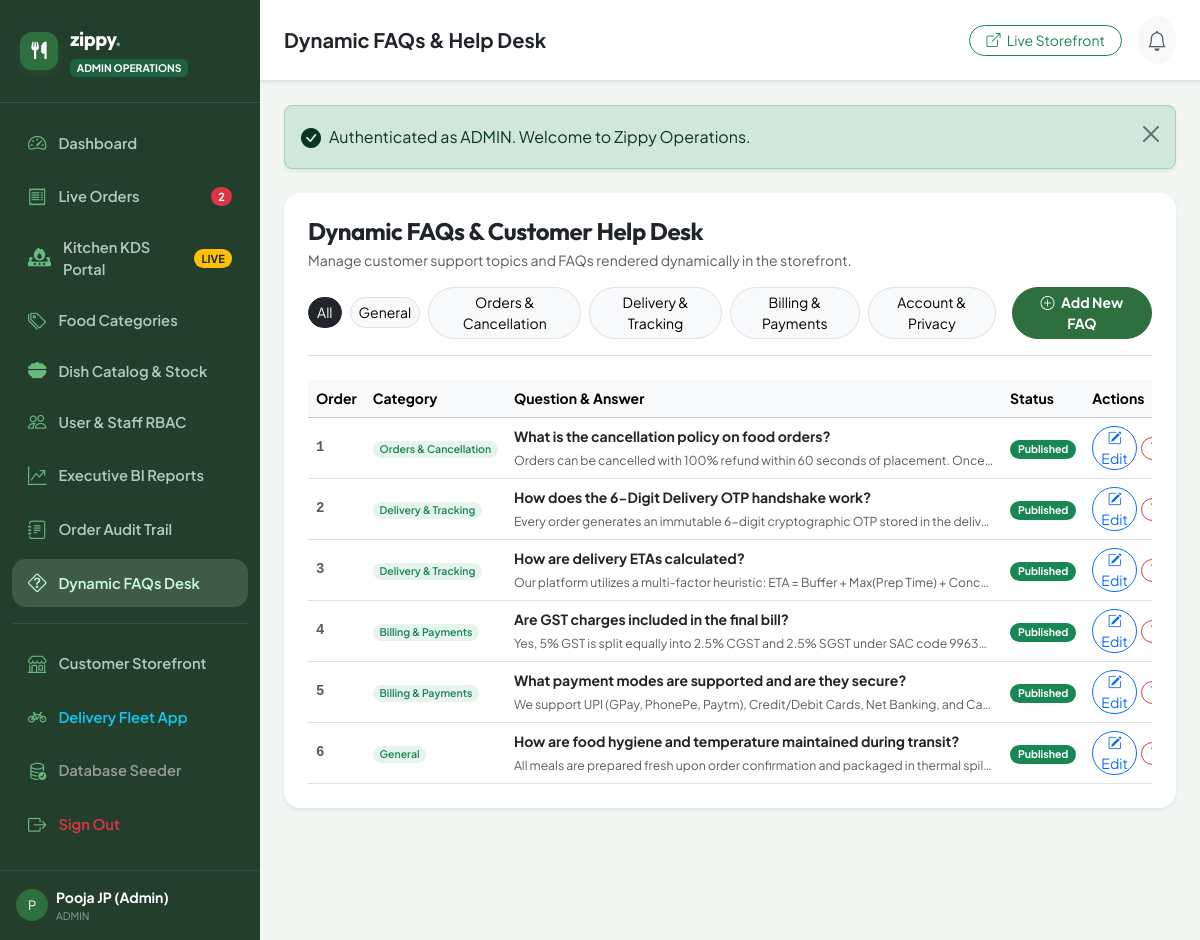
/admin/faqs.php (signed in), run on the app's committed database.
### tables this page shows
CREATE TABLE `faqs` (
    `faq_id` INT AUTO_INCREMENT PRIMARY KEY,
    `question` VARCHAR(255) NOT NULL,
    `answer` TEXT NOT NULL,
    `category` VARCHAR(50) NOT NULL DEFAULT 'General',
    `display_order` INT NOT NULL DEFAULT 0,
    `is_active` TINYINT(1) NOT NULL DEFAULT 1,
    `created_at` TIMESTAMP NOT NULL DEFAULT CURRENT_TIMESTAMP
);

### includes/functions.php (called while the page is built, shortened)
<?php
require_once __DIR__ . '/../config/config.php';
function db_query(string $sql, array $params = []): ?PDOStatement {
    $pdo = getDBConnection();
    try {
        $stmt = $pdo->prepare($sql);
        $stmt->execute($params);
        return $stmt;
    } catch (PDOException $e) {
        error_log("Database Query Error: " . $e->getMessage() . " | SQL: " . $sql);
        return null;
    }
}
function db_fetch_all(string $sql, array $params = []): array {
    $stmt = db_query($sql, $params);
    return $stmt ? $stmt->fetchAll() : [];
}

### admin/faqs.php (the view, shortened to what this page needs)
<?php
require_once __DIR__ . '/../config/config.php';
require_once __DIR__ . '/../includes/functions.php';
require_once __DIR__ . '/includes/header.php';
$categoryFilter = clean_input($_GET['category'] ?? '');
$where = "1=1";
$params = [];
$faqs = [];
try {
    $faqs = db_fetch_all("
        SELECT * FROM `faqs`
        WHERE $where
        ORDER BY `display_order` ASC, `faq_id` ASC
    ", $params);
} catch (Exception $e) {
    $faqs = [];
}
$categories = ['General', 'Orders & Cancellation', 'Delivery & Tracking', 'Billing & Payments', 'Account & Privacy'];
?>
<div class="card border-0 rounded-4 shadow-sm p-4 bg-white mb-4">
  <div class="d-flex flex-wrap align-items-center justify-content-between gap-3 border-bottom pb-3 mb-4">
    <div>
      <h4 class="fw-bold font-outfit mb-1 text-dark">Dynamic FAQs & Customer Help Desk</h4>
      <p class="text-muted small mb-0">Manage customer support topics and FAQs rendered dynamically in the storefront.</p>
    </div>
    <div class="d-flex align-items-center gap-2">
      <a href="<?= ADMIN_URL ?>/faqs.php" class="btn btn-sm rounded-pill <?= empty($categoryFilter) ? 'btn-dark' : 'btn-light border' ?>">All</a>
      <?php foreach ($categories as $cat): ?>
        <a href="<?= ADMIN_URL ?>/faqs.php?category=<?= urlencode($cat) ?>" class="btn btn-sm rounded-pill <?= ($categoryFilter === $cat) ? 'btn-success' : 'btn-light border' ?>">
          <?= e($cat) ?>
        </a>
      <?php endforeach; ?>
      <button type="button" class="btn btn-success btn-sm rounded-pill px-3 fw-bold ms-2" data-bs-toggle="modal" data-bs-target="#addFaqModal" style="background:#2E6F40; border-color:#2E6F40;">
        <i class="bi bi-plus-circle me-1"></i> Add New FAQ
      </button>
    </div>
  </div>
  <div class="table-responsive">
    <table class="table table-hover align-middle small mb-0">
      <thead class="table-light">
        <tr>
          <th style="width: 60px;">Order</th>
          <th style="width: 140px;">Category</th>
          <th>Question & Answer</th>
          <th style="width: 110px;">Status</th>
          <th style="width: 140px;">Actions</th>
        </tr>
      </thead>
      <tbody>
        <?php if (empty($faqs)): ?>
          <tr>
            <td colspan="5" class="text-center py-4 text-muted">
              No FAQ records found. Click <strong>Add New FAQ</strong> to create one.
            </td>
          </tr>
        <?php else: ?>
          <?php foreach ($faqs as $faq): ?>
            <tr>
              <td class="fw-bold font-monospace text-muted"><?= (int)$faq['display_order'] ?></td>
              <td>
                <span class="badge bg-success bg-opacity-10 text-success rounded-pill fw-semibold">
                  <?= e($faq['category']) ?>
                </span>
              </td>
              <td>
                <div class="fw-bold text-dark mb-1"><?= e($faq['question']) ?></div>
                <div class="text-muted small text-truncate" style="max-width: 480px;"><?= strip_tags($faq['answer']) ?></div>
              </td>
              <td>
                <form method="POST" action="<?= ADMIN_URL ?>/faqs.php" class="m-0">
                  <button type="submit" class="btn btn-sm badge <?= $faq['is_active'] ? 'bg-success' : 'bg-secondary' ?> rounded-pill border-0 px-2 py-1 cursor-pointer">
                    <?= $faq['is_active'] ? 'Published' : 'Draft' ?>
                  </button>
                </form>
              </td>
              <td>
                <div class="d-flex align-items-center gap-1">
                  <button type="button" class="btn btn-sm btn-outline-primary rounded-pill px-2 py-0" data-bs-toggle="modal" data-bs-target="#editModal<?= (int)$faq['faq_id'] ?>">
                    <i class="bi bi-pencil-square"></i> Edit
                  </button>
                  <form method="POST" action="<?= ADMIN_URL ?>/faqs.php" class="m-0" onsubmit="return confirm('Delete this FAQ permanently?');">
                    <button type="submit" class="btn btn-sm btn-outline-danger rounded-pill px-2 py-0">
                      <i class="bi bi-trash"></i>
                    </button>
                  </form>
                </div>
              </td>
            </tr>
          <?php endforeach; ?>
        <?php endif; ?>
      </tbody>
    </table>
  </div>
</div>
<?php require_once __DIR__ . '/includes/footer.php'; ?>

### assets/css/style.css (style rules this page uses)
:root { --lush-pine: #243E2C; --lush-forest: #2E6F40; --lush-forest-hover: #235933; --lush-sage: #68BA7F; --lush-mint: #CEFFDC; --lush-mint-soft: #EDFBF2; --lush-mint-glow: rgba(206, 255, 220, 0.45); --lush-bg: #F7FAF8; --lush-card: #FFFFFF; --lush-border: #E2ECE5; --lush-border-subtle: #EEF4F0; --lush-text-main: #1C2B20; --lush-text-muted: #576E5F; --lush-text-light: #8A9E91; --food-veg: #229947; --food-nonveg: #D32F2F; --food-gold: #E5A100; --food-badge-bg: #243E2C; --shadow-sm: 0 2px 8px rgba(36, 62, 44, 0.06); --shadow-md: 0 6px 18px rgba(36, 62, 44, 0.08); --shadow-lg: 0 14px 34px rgba(36, 62, 44, 0.12); --radius-sm: 8px; --radius-md: 14px; --radius-lg: 20px; --radius-pill: 50px; --transition-fast: all 0.2s cubic-bezier(0.4, 0, 0.2, 1); --transition-normal: all 0.3s cubic-bezier(0.4, 0, 0.2, 1); }
body { font-family: 'Plus Jakarta Sans', -apple-system, BlinkMacSystemFont, 'Segoe UI', Roboto, Helvetica, Arial, sans-serif; background-color: var(--lush-bg); color: var(--lush-text-main); overflow-x: hidden; line-height: 1.5; }
h1, h2, h3, h4, h5, h6 { font-family: 'Outfit', 'Plus Jakarta Sans', sans-serif; color: var(--lush-pine); font-weight: 700; letter-spacing: -0.02em; }
a { text-decoration: none; color: inherit; transition: var(--transition-fast); }

### data on the page
faqs: display_order "1", category "Orders & Cancellation", question "What is the cancellation policy on food orders?", answer "Orders can be cancelled with 100% refund within 60 seconds of placement. Once…", is_active "Published"
faqs: display_order "2", category "Delivery & Tracking", question "How does the 6-Digit Delivery OTP handshake work?", answer "Every order generates an immutable 6-digit cryptographic OTP stored in the deliv…", is_active "Published"
faqs: display_order "3", category "Delivery & Tracking", question "How are delivery ETAs calculated?", answer "Our platform utilizes a multi-factor heuristic: ETA = Buffer + Max(Prep Time) + Conc…", is_active "Published"
faqs: display_order "4", category "Billing & Payments", question "Are GST charges included in the final bill?", answer "Yes, 5% GST is split equally into 2.5% CGST and 2.5% SGST under SAC code 9963…", is_active "Published"
faqs: display_order "5", category "Billing & Payments", question "What payment modes are supported and are they secure?", answer "We support UPI (GPay, PhonePe, Paytm), Credit/Debit Cards, Net Banking, and Ca…", is_active "Published"
faqs: display_order "6", category "General", question "How are food hygiene and temperature maintained during transit?", answer "All meals are prepared fresh upon order confirmation and packaged in thermal spil…", is_active "Published"

### other printed values
$activeOrdersCount "2"
substr($currentUser['name'] ?? 'A', 0, 1) "P"
$currentUser['name'] "Pooja JP (Admin)"
$currentUser['role_name'] "ADMIN"
$pageTitle "Dynamic FAQs & Help Desk"
$flash['message'] "Authenticated as ADMIN. Welcome to Zippy Operations."
$cat "General"
$cat "Orders & Cancellation"
$cat "Delivery & Tracking"
$cat "Billing & Payments"
$cat "Account & Privacy"
